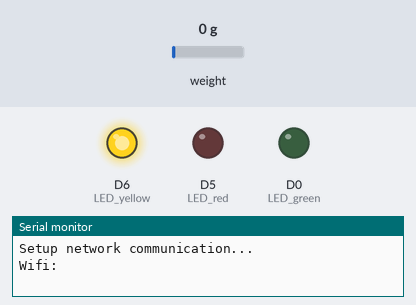
Simulated run of this sketch. Board: ESP8266 (NodeMCU). On the bench: output pins drawn as LEDs (lit = HIGH), the last lines printed to the serial monitor. The test bench sets the inputs (shaded band); at power-on: weight on the scale 0 g. WiFi joins after 1.5 s; servers stay silent unless stated; uploads are accepted with an empty reply.

Above: at 0.1 s.
At 5.6 s:
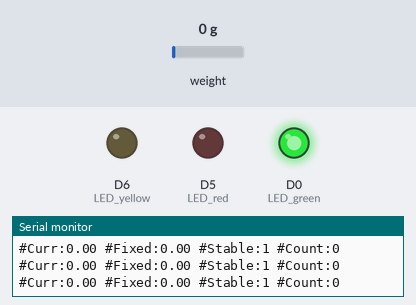
5.7 s: weight on the scale set to 292 g
7.2 s: weight on the scale set to 332 g
At 8.0 s:
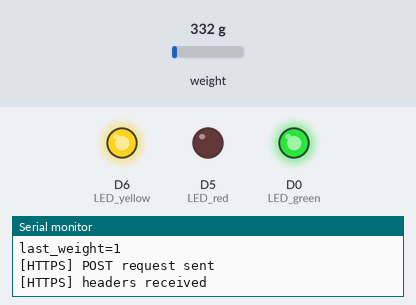
Timing chart, 0 to 10.2 s (numbered marks = the images above; inputs shaded):
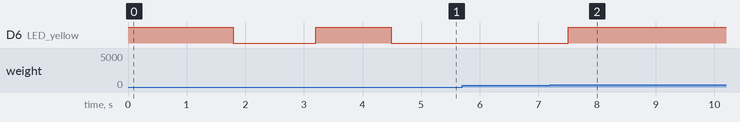

Measured:
- the behaviour switches between 315 and 316 g on weight on the scale (found by bisection; images 1 and 2)
- after the input at 7.2 s, D6 (LED_yellow): LOW → HIGH after 0.31 s

The sketch:

Test_LoadCell_v6.ino
```cpp
#include <HX711_ADC.h>
#include <ESP8266WiFi.h>
#include <WiFiClientSecure.h>

// wifi
const char* ssid = "LEDE-N";
const char* password = "tplinkac1750";

// https
const char* host = "hackhb18-t2-api.herokuapp.com";   // heroku
const int httpsPort = 443;
const char* fingerprint = "08 3B 71 72 02 43 6E CA ED 42 86 93 BA 7E DF 81 C4 BC 62 30"; // heroku

// device information
const int deviceID = 4;

// device data
int product_weight;

//HX711 constructor (dout pin, sck pin)
HX711_ADC LoadCell(D2, D3);

//Scale
long t;
int watchdog;
float differences[20];
int i, lastProductCount;
bool stable, lastStable;
float compensatedValue, lastValue, cumulatedDifference;

void setup() {
  //pin adjustment
  pinMode(D6, OUTPUT); //LED yellow
  pinMode(D5, OUTPUT); //LED red
  pinMode(D0, OUTPUT); //LED green

  digitalWrite(D6, HIGH);
  digitalWrite(D5, LOW);
  digitalWrite(D0, LOW);

  //network communication
  Serial.begin(115200);                          // set serial baud rate
  Serial.println();
  Serial.println("Setup network communication...");

  wifi_init();                                   // Connect to wifi, get MAC + IP

  https_get_product_weight();                    // get product weight from server

  Serial.println("Setup completed");
  Serial.println("");

  //Scale
  setupScale();

  https_post_quantity(0);
    digitalWrite(D6, LOW);
    digitalWrite(D0, HIGH);
}

void loop() {
  //update scale value every cycle
  updateValueFromScale();

  //read smoothed value from data set + current calibration factor
  if (millis() > t + 250) {
    t = millis();
    float currentValue = getValueFromScale();
    int productCount = calcProductCount(currentValue);
    if(lastProductCount != productCount) {
      https_post_quantity(productCount);
    }
    lastProductCount = productCount;
  }
}

void setupScale() {
  Serial.println("LoadCell.begin...");
  LoadCell.begin();

  long stabilisingtime = 1000; // tare preciscion can be improved by adding a few seconds of stabilising time
  ESP.wdtDisable();
  Serial.println("LoadCell.start...");
  LoadCell.start(stabilisingtime);

  Serial.println("LoadCell.setCalFactor...");
  LoadCell.setCalFactor(24.5); // user set calibration factor (float)
  Serial.println("LoadCell.tareNoDelay...");
  LoadCell.tareNoDelay();

  while (watchdog < 10000) {
    watchdog++;
  }
  watchdog = 0;
  Serial.println("Startup complete");
  ESP.wdtEnable(5000);
}

void updateValueFromScale() {
  //update() should be called at least as often as HX711 sample rate; >10Hz@10SPS, >80Hz@80SPS
  //longer delay in scetch will reduce effective sample rate (be carefull with delay() in loop)
  LoadCell.update();
}

float getValueFromScale() {
    float value = LoadCell.getData();
    Serial.print("#Curr:");
    Serial.print(value);
    return value;
}

int calcProductCount(float value) {
  float productWeight = 630;
  float boxWeight = 0;

  //measure stability of value
  float difference = value - lastValue;
  if (difference < 10 && difference > -10){
    stable = 1;
  }
  else{
    stable = 0;
  }
  lastValue = value;

  //write difference of measurement to array
  differences[i] = difference;

  //increment i
  i++;
  if(i == 20){
    i = 0;
  }

  //if stable becomes active
  if(stable == 1 && lastStable == 0){
    //cumulate difference in array
    for (int j = 0; j <= 19; j++){
       cumulatedDifference += differences[j];
    }
    //if cumulated difference is big enough
    if ((cumulatedDifference > (productWeight / 2)) || (cumulatedDifference < (-productWeight / 2))){
      //add difference to compensated value
      compensatedValue += cumulatedDifference;
    }
  }
  lastStable = stable;
  cumulatedDifference = 0;

  int productCount = round((compensatedValue - boxWeight) / productWeight);

  Serial.print(" #Fixed:");
  Serial.print(compensatedValue);
  Serial.print(" #Stable:");
  Serial.print(stable);
  Serial.print(" #Count:");
  Serial.println(productCount);

  return productCount;
}

// ***************************  HTTPS stuff  ***************************
void https_get_product_weight() {
    digitalWrite(D6, HIGH);
    String url = "/devices/" + String(deviceID) + "/product_weight/?format=json";
    String result = https_get(url);

    Serial.println(result);
    product_weight = result.toInt();
    digitalWrite(D6, LOW);
}

void https_post_quantity(int quantity) {
    String url;
    String data = "last_weight=" + String(quantity);

    digitalWrite(D6, HIGH);

    url = "/devices/" + String(deviceID) + "/weight";
    if(https_post(url, data)) {
      digitalWrite(D6, LOW);
    }
}

String https_get(String url) {
    String http_string;
    String line;

    // ***************************  GET  ***************************
    Serial.println("************* GET *************");
    Serial.println("[HTTPS] GET begin...");
    WiFiClientSecure client;

    Serial.printf("[HTTPS] connecting to %s\n", host);
    if (!client.connect(host, httpsPort)) {                    // open connection
      Serial.println("[HTTPS] connection failed!");
      return "";
    }
    Serial.println("[HTTPS] connection successful!");

    Serial.println("[HTTPS] checking certificate");
    if (!client.verify(fingerprint, host)) {                   // check certificate SHA1 fingerprint
        Serial.println("[HTTPS] certificate doesn't match");
        return "";
    }
    Serial.println("[HTTPS] certificate matches");

    Serial.println("[HTTPS] GET request: ");
    Serial.println("");
    http_string = String("GET ") + url + " HTTP/1.1\r\n" +     // build GET string
                 "Host: " + host + "\r\n" +
                 "Connection: close\r\n" +
                 "\r\n";

    Serial.print(http_string);
    client.print(http_string);                                 // send GET string
    Serial.println("[HTTPS] GET request sent");

    unsigned long timeout = millis();
    while (client.available() == 0) {                          // wait for server response
      if (millis() - timeout > 5000) {
        Serial.println(">>> Client Timeout !");
        client.stop();
        return "";
      }
    }

    while (client.connected()) {                               // read server response header
      line = client.readStringUntil('\n');
      if (line == "\r") {
              Serial.print(line);

        Serial.println("[HTTPS] headers received");
        break;
      }
    }

    Serial.println("[HTTPS] GET response:");
    while(client.available()){                                 // read server response
      line = client.readStringUntil('\r');
      //Serial.print(line);
    }

    Serial.println();
    Serial.println("[HTTPS] connection closed");

    line.replace("{", "");
    line.replace("}", "");
    int colon_index = line.indexOf(":");
    String value = line.substring(colon_index + 1);

    Serial.print("[HTTPS] GET - value of first json key: ");
    Serial.println(value);

    return value;
}

byte https_post(String url, String data) {
    byte result;
    String http_string;

    // *************************** POST ***************************
    Serial.println("*************  POST *************");
    Serial.println("[HTTPS] POST begin...");
    WiFiClientSecure client;

    Serial.printf("[HTTPS] connecting to %s\n", host);
    if (!client.connect(host, httpsPort)) {                    // open connection
      Serial.println("[HTTPS] connection failed!");
      return 0;
    }
    Serial.println("[HTTPS] connection successful!");

    Serial.println("[HTTPS] checking certificate");
    if (!client.verify(fingerprint, host)) {                   // check certificate SHA1 fingerprint
        Serial.println("[HTTPS] certificate doesn't match");
        return 0;
    }
    Serial.println("[HTTPS] certificate matches");

    Serial.println("[HTTPS] POST request: ");
    http_string = String("POST ") + url + "/ HTTP/1.1\r\n" +   // build POST string
                  "Host: " + host + "\r\n" +
                  //"Accept: */*\r\n" +
                  "Content-Type: application/x-www-form-urlencoded\r\n" +
                  "Content-Length: " + data.length() + "\r\n" +
                  "\r\n" +
                  data;
    Serial.println("");
    Serial.println(http_string);
    Serial.println("");
    client.print(http_string);                                  // send POST string
    Serial.println("[HTTPS] POST request sent");

    unsigned long timeout = millis();
    while (client.available() == 0) {                           // wait for server response
      if (millis() - timeout > 5000) {
        Serial.println(">>> Client Timeout !");
        client.stop();
        return 0;
      }
    }

    while (client.connected()) {                               // read server response header
      String line = client.readStringUntil('\n');
      if (line == "\r") {
        Serial.println("[HTTPS] headers received");
        break;
      }
    }

    String line = client.readStringUntil('\n');
    if (line.startsWith("{\"status\":\"success\"")) {         // check if server response body indicates success
      Serial.println("[HTTPS] POST successful!!!");
      result = 1;
    }
    else {
      Serial.println("[HTTPS] POST failed");
      result = 0;
    }

    if (client.connected()) {                                 // close connection
      client.stop();
      Serial.println("[HTTPS] connection closed");
    }

    return result;
}


// *********************** other *************************
void wifi_init() {
    Serial.print("Wifi:");
    WiFi.mode(WIFI_STA);                           // "station" mode = connects to access point
    WiFi.begin(ssid, password);                    // set ssid and password

    while (WiFi.status() != WL_CONNECTED) {        // wait until wifi is connected
      delay(500);
      Serial.print(".");
    }
    Serial.println(" connected!");

    String mac_Address = WiFi.macAddress();        // get microcontroller MAC address
    mac_Address.replace(":","");
    Serial.println(mac_Address);
    Serial.println(WiFi.localIP());                // get local IP address
}
```
